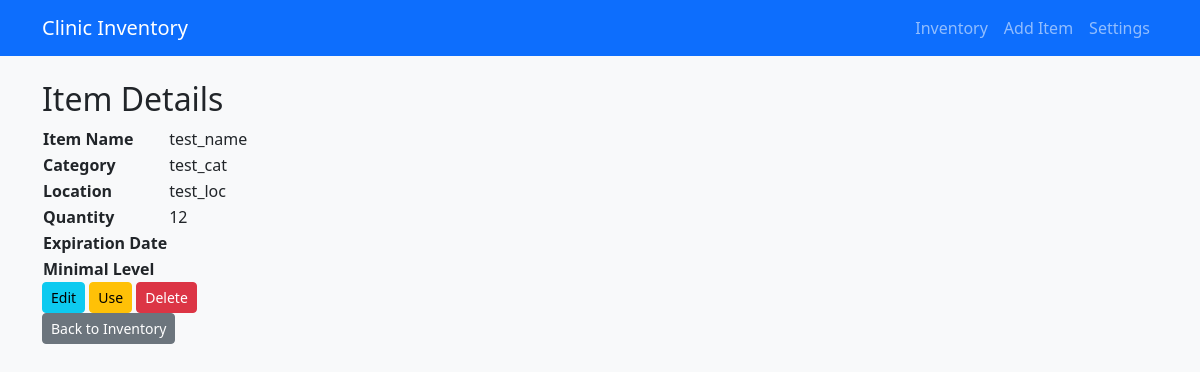
/view/2, run on an earlier commit of the app's database.
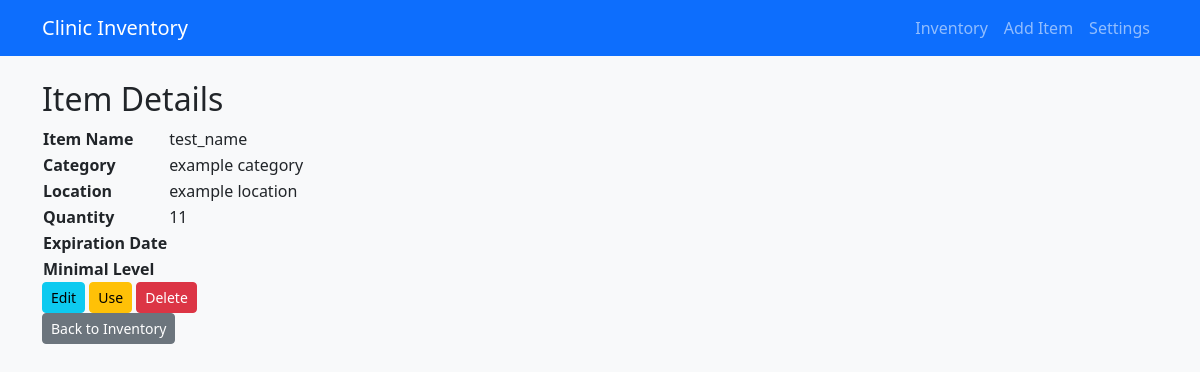
And on a later commit of the database.
### tables this page shows
CREATE TABLE items (
                id INTEGER PRIMARY KEY AUTOINCREMENT,
                name TEXT NOT NULL,
                quantity INTEGER NOT NULL,
                location TEXT,
                category TEXT,
                description TEXT
            );

### app.py (the view, shortened to what this page needs)
@app.route('/view/<int:item_id>', methods=['GET', 'POST'])
def view_item(item_id):
    item = query_db("SELECT * FROM items WHERE id = ?", [item_id], one=True)
    locations = query_db("SELECT value FROM settings WHERE type = 'location'")
    categories = query_db("SELECT value FROM settings WHERE type = 'category'")
    return render_template('view_item.html', item=item, locations=locations, categories=categories)

### app.py (called while the page is built)
def query_db(query, args=(), one=False):
    with sqlite3.connect(DATABASE) as conn:
        conn.row_factory = sqlite3.Row  # This makes SQLite return rows as dictionaries
        cur = conn.cursor()
        cur.execute(query, args)
        rv = cur.fetchall()
        return (rv[0] if rv else None) if one else rv

### templates/view_item.html (shortened to what this page needs)
{% extends "base.html" %}
{% block content %}
    <h2>Item Details</h2>
    <table>
        <tr>
            <th>Item Name</th>
            <td>{{ item.name }}</td>
        </tr>
        <tr>
            <th>Category</th>
            <td>{{ item.category }}</td>
        </tr>
        <tr>
            <th>Location</th>
            <td id="location" ondblclick="editLocation()">{{ item.location }}</td>
        </tr>
        <tr>
            <th>Quantity</th>
            <td>{{ item.quantity }}</td>
        </tr>
        <tr>
            <th>Expiration Date</th>
            <td>{{ item.expiration_date }}</td>
        </tr>
        <tr>
            <th>Minimal Level</th>
            <td>{{ item.min_level }}</td>
        </tr>
    </table>
    <div class="actions">
        <a href="{{ url_for('edit_item', item_id=item.id) }}" class="btn btn-info btn-sm">Edit</a>
        <a href="{{ url_for('use_item', item_id=item.id) }}" class="btn btn-warning btn-sm">Use</a>
        <a href="javascript:void(0);" onclick="deleteItem({{ item.id }})" class="btn btn-danger btn-sm">Delete</a>
    </div>
    <a href="{{ url_for('main_page') }}" class="btn btn-secondary btn-sm">Back to Inventory</a>
{% endblock %}

What changed in the data, as far as the page shows it:
changed items "test_name": category "test_cat" → "example category"; location "test_loc" → "example location"; quantity "12" → "11"
